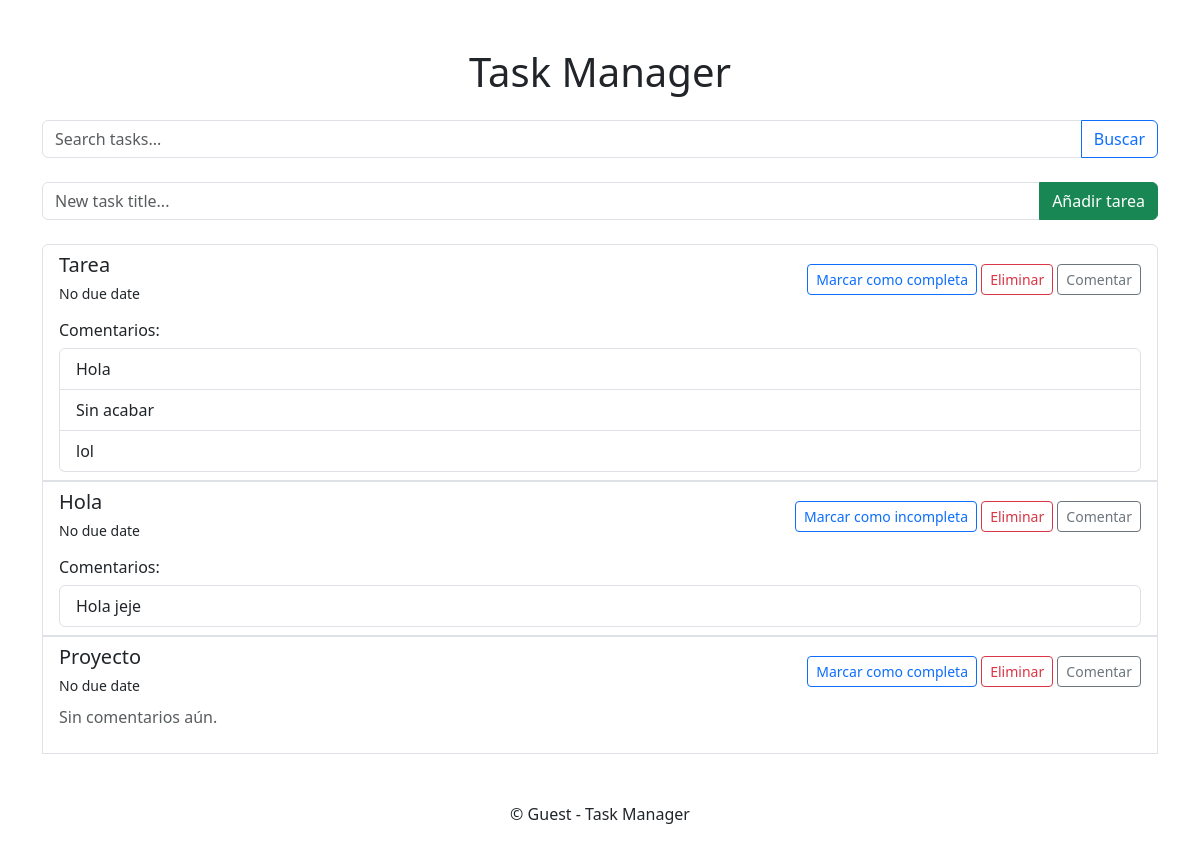
The app's page /, older data.
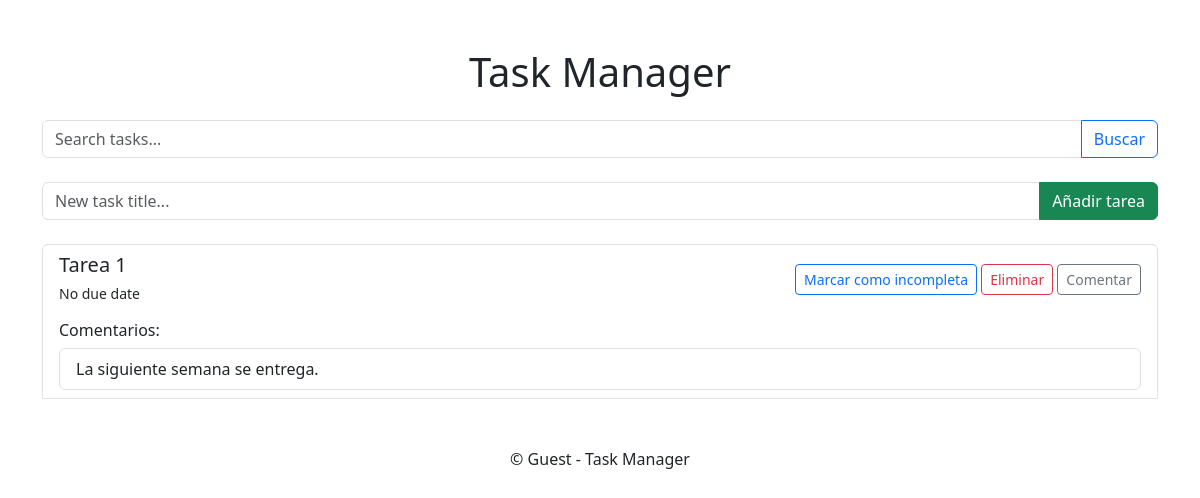
The same page, newer data.
### models.py (models this page shows)
class Task(db.Model):
    __tablename__ = 'task'
    id = db.Column(db.Integer, primary_key=True)
    title = db.Column(db.String(100), nullable=False)
    completed = db.Column(db.Boolean, default=False)
    due_date = db.Column(db.DateTime, nullable=True)
    user_id = db.Column(
        db.Integer,
        db.ForeignKey('user.id', name='fk_task_user_id'),  # Añade un nombre a la clave foránea
        nullable=True
    )
    comments = db.relationship('Comment', back_populates='task')
    tags = db.relationship('Tag', secondary='task_tag', back_populates='tasks')

class Comment(db.Model):
    __tablename__ = 'comment'
    id = db.Column(db.Integer, primary_key=True)
    content = db.Column(db.String(200), nullable=False)
    task_id = db.Column(
        db.Integer,
        db.ForeignKey('task.id', name='fk_comment_task_id'),  # Añade un nombre a la clave foránea
        nullable=False
    )
    task = db.relationship('Task', back_populates='comments')

### app.py (the view)
@app.route('/')
def index():
    tasks = Task.query.all()
    now = datetime.now()
    for task in tasks:
        if task.due_date and task.due_date < now and not task.completed:
            task.alert = True  # Usar una variable o lógica para alertas
    return render_template('index.html', tasks=tasks)

### templates/index.html (shortened to what this page needs)
<!DOCTYPE html>
<html lang="en">
<head>
    <link href="https://cdn.jsdelivr.net/npm/bootstrap@5.3.0/dist/css/bootstrap.min.css" rel="stylesheet">
</head>
<body>
    <div class="container mt-5">
        <h1 class="text-center mb-4">Task Manager</h1>
        <form class="input-group mb-4" action="{{ url_for('search') }}" method="get">
            <input type="text" class="form-control" name="query" placeholder="Search tasks...">
            <button class="btn btn-outline-primary" type="submit">Buscar</button>
        </form>
        <form action="{{ url_for('add_task') }}" method="post" class="mb-4">
            <div class="input-group">
                <input type="text" name="title" class="form-control" placeholder="New task title..." required>
                <button class="btn btn-success" type="submit">Añadir tarea</button>
            </div>
        </form>
        {% if tasks %}
            <ul class="list-group mb-4">
                {% for task in tasks %}
                    <li class="list-group-item {% if task.alert %}list-group-item-danger{% endif %}">
                        <div class="d-flex justify-content-between align-items-center">
                            <div>
                                <h5 class="mb-1">{{ task.title }}</h5>
                                <small>
                                    {% if task.due_date %}
                                        Due: {{ task.due_date.strftime('%Y-%m-%d %H:%M') }}
                                    {% else %}
                                        No due date
                                    {% endif %}
                                </small>
                            </div>
                            <div>
                                <a href="{{ url_for('complete_task', task_id=task.id) }}" class="btn btn-sm btn-outline-primary">
                                    {% if task.completed %}Marcar como incompleta{% else %}Marcar como completa{% endif %}
                                </a>
                                <a href="{{ url_for('delete_task', task_id=task.id) }}" class="btn btn-sm btn-outline-danger">Eliminar</a>
                                <button class="btn btn-sm btn-outline-secondary" data-bs-toggle="modal" data-bs-target="#commentModal{{ task.id }}">Comentar</button>
                            </div>
                        </div>
                        {% if task.comments %}
                            <div class="mt-3">
                                <h6>Comentarios:</h6>
                                <ul class="list-group">
                                    {% for comment in task.comments %}
                                        <li class="list-group-item">
                                            {{ comment.content }}
                                        </li>
                                    {% endfor %}
                                </ul>
                            </div>
                        {% else %}
                            <p class="mt-2 text-muted">Sin comentarios aún.</p>
                        {% endif %}
                    </li>
                {% endfor %}
            </ul>
        {% else %}
            <p class="text-center">Sin tareas aún.</p>
        {% endif %}
        <footer class="text-center mt-5">
            <p>&copy; {{ current_user.username if current_user.is_authenticated else 'Guest' }} - Task Manager</p>
        </footer>
    </div>
</body>
</html>

Row changes from the older to the newer data that the page shows:
removed Comment: content "Sin acabar"
removed Comment: content "lol"
removed Task: title "Hola", shows "No due date", completed "Marcar como incompleta"
removed Comment: content "Hola jeje", shown under "Hola"
removed Task: title "Proyecto", shows "No due date", completed "Marcar como completa", shows "Sin comentarios aún."
changed Task: title "Tarea" → "Tarea 1"; completed "Marcar como completa" → "Marcar como incompleta"
changed Comment: content "Hola" → "La siguiente semana se entrega."
